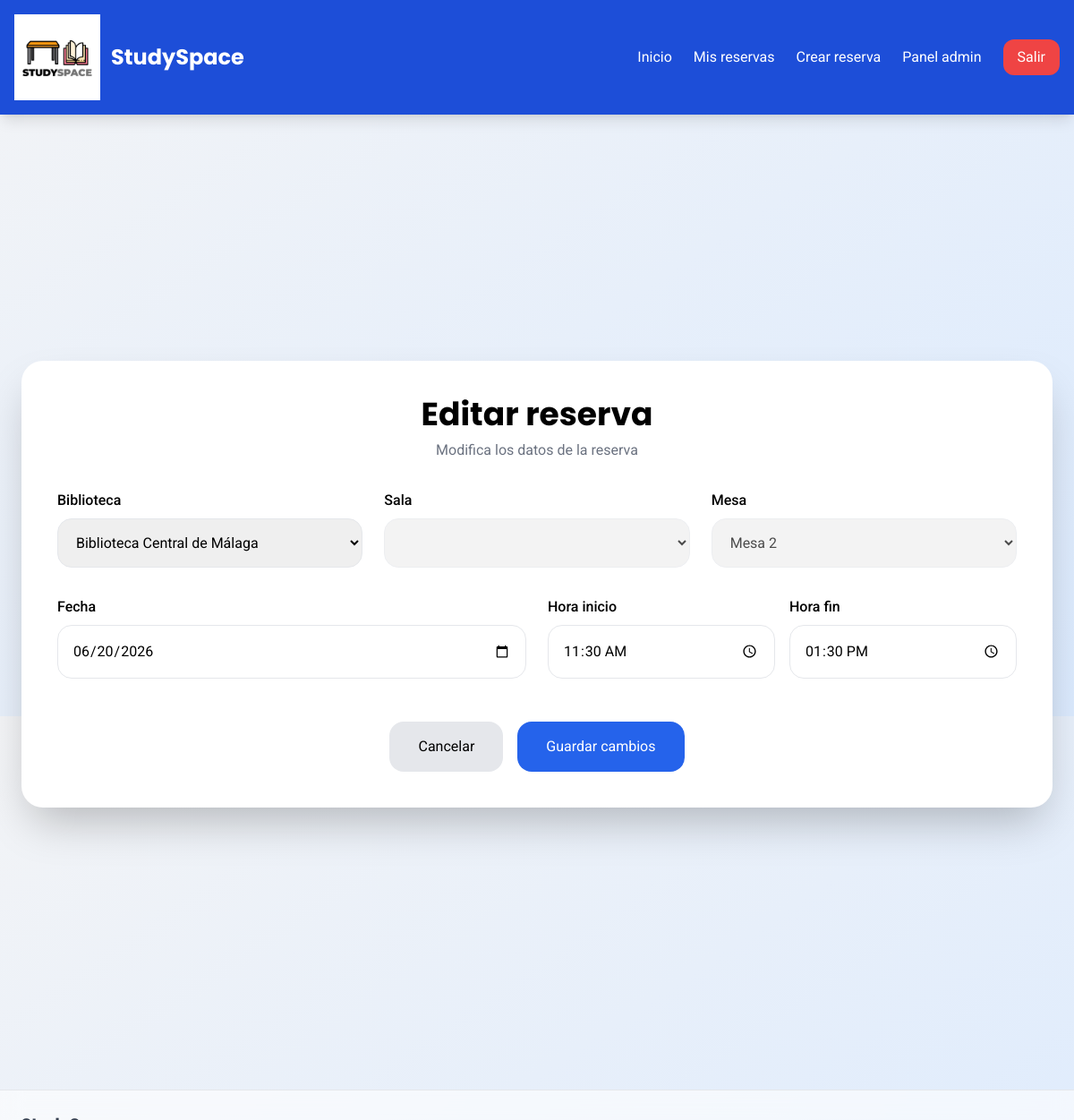
Page /editar-reserva?id=2 (signed in) on the committed database.
### tables this page shows
CREATE TABLE reservas (
    id_reserva INT AUTO_INCREMENT PRIMARY KEY,
    fecha_r DATE NOT NULL,
    hora_inicio TIME NOT NULL,
    hora_fin TIME NOT NULL,
    id_usuario INT NOT NULL,
    id_mesa INT NOT NULL,
    INDEX (id_usuario),
    INDEX (id_mesa),
    FOREIGN KEY (id_usuario) 
        REFERENCES usuarios(id_usuario)
        ON DELETE CASCADE
        ON UPDATE CASCADE,
    FOREIGN KEY (id_mesa) 
        REFERENCES mesas(id_mesa)
        ON DELETE CASCADE
        ON UPDATE CASCADE
);

CREATE TABLE salas (
    id_sala INT AUTO_INCREMENT PRIMARY KEY,
    nombre_s VARCHAR(100) NOT NULL,
    capacidad INT NOT NULL,
    id_biblioteca INT NOT NULL,
    INDEX (id_biblioteca),
    FOREIGN KEY (id_biblioteca) 
        REFERENCES bibliotecas(id_biblioteca)
        ON DELETE CASCADE
        ON UPDATE CASCADE
);

CREATE TABLE mesas (
    id_mesa INT AUTO_INCREMENT PRIMARY KEY,
    numero INT NOT NULL,
    id_sala INT NOT NULL,
    INDEX (id_sala),
    FOREIGN KEY (id_sala) 
        REFERENCES salas(id_sala)
        ON DELETE CASCADE
        ON UPDATE CASCADE
);

### core/BaseController.php (called while the page is built, shortened)
<?php
class BaseController
{
    protected function view(string $path, array $data = []): void
    {
        extract($data);
        require "../app/views/$path.php";
    }
}

### app/controllers/ReservaController.php (called while the page is built, shortened)
<?php
require_once "../core/BaseController.php";
require_once "../app/models/Biblioteca.php";
require_once "../app/services/ReservaService.php";
class ReservaController extends BaseController
{
    private ReservaService $service;
    private Biblioteca $bibliotecaModel;
    public function __construct()
    {
        $this->service = new ReservaService();
        $this->bibliotecaModel = new Biblioteca();
    }
    public function editar(): void
    {
        $id = (int)($_GET['id'] ?? 0);
        $reserva = $this->service->obtenerReservaSegura(
            $id,
            $_SESSION['id'],
            $_SESSION['rol']
        );
        $bibliotecas = $this->bibliotecaModel->obtenerTodas();
        $this->view("reservas/editar", [
            "reserva" => $reserva,
            "bibliotecas" => $bibliotecas
        ]);
    }
}

### core/Router.php (called while the page is built, shortened)
<?php
class Router
{
    private array $routes = [];
    public function get(string $uri, string $action): void
    {
        $this->routes['GET'][$this->format($uri)] = $action;
    }
    public function post(string $uri, string $action): void
    {
        $this->routes['POST'][$this->format($uri)] = $action;
    }
    private function format(string $uri): string
    {
        return trim($uri, '/');
    }
    public function dispatch(): void
    {
        $method = $_SERVER['REQUEST_METHOD'];
        $uri = parse_url($_SERVER['REQUEST_URI'], PHP_URL_PATH);
        $uri = trim($uri, '/');
        $action = $this->routes[$method][$uri] ?? null;
        [$controller, $function] = explode('@', $action);
        $controllerInstance = new $controller();
        call_user_func([$controllerInstance, $function]);
    }
}

### public/index.php (called while the page is built, shortened)
<?php
require_once "../core/helpers.php";
require_once "../core/Router.php";
require_once "../core/Model.php";
$router = new Router();
$router->dispatch();

### config/database.php (called while the page is built, shortened)
<?php
class Database
{
    private static ?mysqli $conn = null;
    public static function connect(): mysqli
    {
        if (self::$conn === null) {
            $host = getenv('DB_HOST') ?: '127.0.0.1';
            $user = getenv('DB_USER') ?: 'root';
            $pass = getenv('DB_PASS') ?: '';
            $name = getenv('DB_NAME') ?: 'studyspace';
            $port = getenv('DB_PORT') ? (int)getenv('DB_PORT') : 3307;
            self::$conn = new mysqli(
                $host,
                $user,
                $pass,
                $name,
                (int)$port
            );
            self::$conn->set_charset("utf8mb4");
        }
        return self::$conn;
    }
}

### core/Model.php (called while the page is built, shortened)
<?php
require_once "../config/database.php";
abstract class Model
{
    public function __construct()
    {
        $this->db =
            Database::connect();
    }
}

### app/models/Biblioteca.php (called while the page is built, shortened)
<?php
require_once "../core/Model.php";
class Biblioteca extends Model
{
    public function obtenerTodas(): array
    {
        $sql = "
            SELECT *
            FROM bibliotecas
            ORDER BY nombre_b ASC
        ";
        $result = $this->db->query($sql);
        return $result->fetch_all(MYSQLI_ASSOC);
    }
}

### app/services/ReservaService.php (called while the page is built, shortened)
<?php
require_once "../app/models/Reserva.php";
class ReservaService {
    private Reserva $reservaModel;
    public function __construct()
    {
        $this->reservaModel =
            new Reserva();
    }
    public function obtenerReservaSegura(
        int $id,
        int $usuario,
        string $rol
    ): ?array {
        $reserva = $this->reservaModel->obtenerPorId($id);
        return $reserva;
    }
}

### app/models/Reserva.php (called while the page is built, shortened)
<?php
require_once "../core/Model.php";
class Reserva extends Model
{
    public function obtenerPorId(
        int $id
    ): ?array {
        $stmt = $this->db->prepare("
            SELECT
                r.*,
                m.numero,
                m.id_mesa,
                s.nombre_s,
                s.id_sala,
                b.nombre_b,
                b.id_biblioteca
            FROM reservas r
            JOIN mesas m
                ON r.id_mesa = m.id_mesa
            JOIN salas s
                ON m.id_sala = s.id_sala
            JOIN bibliotecas b
                ON s.id_biblioteca = b.id_biblioteca
            WHERE r.id_reserva = ?
        ");
        $stmt->bind_param(
            "i",
            $id
        );
        $stmt->execute();
        $resultado =
            $stmt
                ->get_result()
                ->fetch_assoc();
        return $resultado ?: null;
    }
}

### core/helpers.php (called while the page is built, shortened)
<?php
function base_url(string $path = ''): string
{
    $scriptName = $_SERVER['SCRIPT_NAME'] ?? '';
    $basePath = rtrim(
        str_replace('\\', '/', dirname($scriptName)),
        '/'
    );
    return $basePath . '/' . ltrim($path, '/');
}

### app/views/reservas/editar.php (the view, shortened to what this page needs)
<?php
require_once "../app/views/layouts/header.php";
$idBiblioteca = $reserva['id_biblioteca'] ?? 0;
$idSala = $reserva['id_sala'] ?? 0;
$idMesa = $reserva['id_mesa'] ?? 0;
$numeroMesa = $reserva['numero'] ?? '';
$fecha = $reserva['fecha_r'] ?? '';
$horaInicio =
    isset($reserva['hora_inicio'])
        ? substr((string)$reserva['hora_inicio'], 0, 5)
        : '';
$horaFin =
    isset($reserva['hora_fin'])
        ? substr((string)$reserva['hora_fin'], 0, 5)
        : '';
?>
<div class="flex justify-center items-center min-h-[80vh]">
    <div class="bg-white w-full max-w-6xl rounded-3xl shadow-2xl p-10">
        <div class="mb-8 text-center">
            <h1 class="text-4xl font-bold font-display mb-2">
                Editar reserva
            </h1>
            <p class="text-gray-500">
                Modifica los datos de la reserva
            </p>
        </div>
        <form id="formEditar" class="space-y-8">
            <div class="grid grid-cols-1 md:grid-cols-3 gap-6">
                <div>
                    <label class="block mb-2 font-medium">Biblioteca</label>
                    <select
                        id="biblioteca"
                        class="w-full border rounded-2xl p-4">
                        <?php foreach ($bibliotecas as $biblioteca): ?>
                            <option
                                value="<?= htmlspecialchars((string)$biblioteca['id_biblioteca']) ?>"
                                <?= $idBiblioteca == $biblioteca['id_biblioteca'] ? 'selected' : '' ?>>
                                <?= htmlspecialchars((string)$biblioteca['nombre_b']) ?>
                            </option>
                        <?php endforeach; ?>
                    </select>
                </div>
                <div>
                    <label class="block mb-2 font-medium">Sala</label>
                    <select
                        id="sala"
                        data-selected="<?= htmlspecialchars((string)$idSala) ?>"
                        class="w-full border rounded-2xl p-4">
                    </select>
                </div>
                <div>
                    <label class="block mb-2 font-medium">Mesa</label>
                    <select
                        id="mesa"
                        data-selected="<?= htmlspecialchars((string)$idMesa) ?>"
                        name="mesa"
                        class="w-full border rounded-2xl p-4">
                        <?php if ($idMesa): ?>
                            <option value="<?= htmlspecialchars((string)$idMesa) ?>" selected>
                                Mesa <?= htmlspecialchars((string)$numeroMesa) ?>
                            </option>
                        <?php else: ?>
                            <option value="">Seleccionar mesa</option>
                        <?php endif; ?>
                    </select>
                </div>
            </div>
            <div class="grid grid-cols-1 md:grid-cols-2 gap-6">
                <div>
                    <label class="block mb-2 font-medium">Fecha</label>
                    <input type="date" name="fecha"
                           value="<?= htmlspecialchars((string)$fecha) ?>"
                           class="w-full border rounded-2xl p-4">
                </div>
                <div class="grid grid-cols-2 gap-4">
                    <div>
                        <label class="block mb-2 font-medium">Hora inicio</label>
                        <input type="time" name="inicio"
                               value="<?= htmlspecialchars((string)$horaInicio) ?>"
                               class="w-full border rounded-2xl p-4">
                    </div>
                    <div>
                        <label class="block mb-2 font-medium">Hora fin</label>
                        <input type="time" name="fin"
                               value="<?= htmlspecialchars((string)$horaFin) ?>"
                               class="w-full border rounded-2xl p-4">
                    </div>
                </div>
            </div>
            <div class="flex justify-center gap-4 pt-4">
                <a href="<?= base_url('mis-reservas') ?>"
                   class="px-8 py-4 rounded-2xl bg-gray-200 hover:bg-gray-300 transition">
                    Cancelar
                </a>
                <button type="submit"
                        class="px-8 py-4 rounded-2xl bg-blue-600 text-white hover:bg-blue-700 transition">
                    Guardar cambios
                </button>
            </div>
        </form>
    </div>
</div>
<?php require_once "../app/views/layouts/footer.php"; ?>

### app/views/layouts/header.php (style rules this page uses)
body { font-family: 'Roboto', sans-serif; }
h1,h2,h3,h4,.font-display { font-family: 'Poppins', sans-serif; }

### rows in the picture
reservas: fecha "06/20/2026", inicio "11:30", fin "13:30"
mesas: mesa "Mesa 2"

### other values in the picture
form field value "Biblioteca Central de Málaga"
